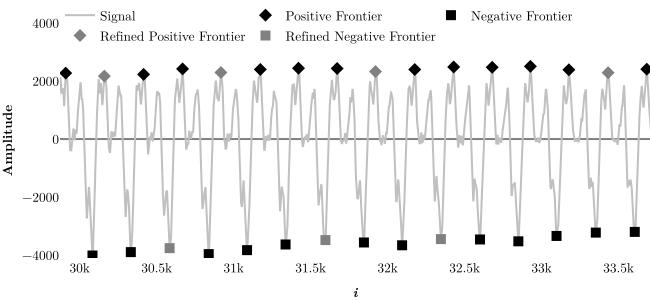

Recreate this plot in Python.
import plotly.graph_objects as go
import numpy as np
import signal_envelope as se
import sys

def refine_frontier(Xp, W):
  "find additional frontier points, and return an array with then, if found"
  if W[Xp[0]] >= 0:
    e = np.argmax
  else:
    e = np.argmin
  L = Xp[1:] - Xp[:-1]
  avgL = np.average(L)
  stdL = np.std(L)
  Xnew = []
  for i in range(1, Xp.size):
    x0 = int(Xp[i - 1])
    x1 = int(Xp[i])
    if x1 - x0 > avgL + 2 * stdL:
      Xzeroes = []
      currsign = np.sign(W[x0])
      for i in range(x0 + 1, x1):
        if currsign != np.sign(W[i]):
          Xzeroes.append(i)
          currsign = np.sign(W[i])
      if len(Xzeroes) > 1:
        Xnew.append(Xzeroes[0] + e(W[Xzeroes[0] : Xzeroes[-1]]))
  return np.array(Xnew, dtype=np.int)


'''==============='''
''' Read wav file '''
'''==============='''

name = "piano33"

W, fps = se.read_wav(f"C:/Users/tesse/Desktop/Files/Dropbox/0_Thesis/Python/Samples/{name}.wav")
W = W - np.average(W)
n = W.size
X = np.arange(n)

Xpos, Xneg = se.get_frontiers(W)

Xposnew = refine_frontier(Xpos, W)
Xnegnew = refine_frontier(Xneg, W)



'''============================================================================'''
'''                                    PLOT                                    '''
'''============================================================================'''
FONT = dict(
    family="Latin Modern Roman",
    color="black",
    size=13.3333
  )

'''Plotting'''
fig = go.Figure()
fig.layout.template ="plotly_white" 
fig.update_layout(
  xaxis_title="<b><i>i</i></b>",
  yaxis_title="<b>Amplitude</b>",
  legend=dict(orientation='h', yanchor='top', xanchor='left', y=1.1),
  margin=dict(l=0, r=0, b=0, t=0),
  font=FONT,
  titlefont=FONT
)
fig.layout.xaxis.title.font=FONT
fig.layout.yaxis.title.font=FONT
fig.update_xaxes(showline=False, showgrid=False, zeroline=False, range=[29872, 33704])
fig.update_yaxes(showline=False, showgrid=False, zerolinewidth=2, range=[-4100, 4000], zerolinecolor='gray')


fig.add_trace(
  go.Scatter(
    name="Signal", # <|<|<|<|<|<|<|<|<|<|<|<|
    x=X,
    y=W,
    mode="lines",
    line=dict(
        # size=8,
        color="silver",
        # showscale=False
    ),
    # visible = "legendonly"
  )
)

fig.add_trace(
  go.Scatter(
    name="Positive Frontier", # <|<|<|<|<|<|<|<|<|<|<|<|
    x=Xpos,
    y=W[Xpos],
    # fill="toself",
    mode="markers",
    marker_symbol="diamond",
    marker=dict(size=10, color="black"),
    # visible = "legendonly"
  )
)

fig.add_trace(
  go.Scatter(
    name="Negative Frontier", # <|<|<|<|<|<|<|<|<|<|<|<|
    x=Xneg,
    y=W[Xneg],
    # fill="toself",
    mode="markers",
    marker_symbol="square",
    marker=dict(size=10, color="black"),
    # visible = "legendonly"
  )
)

fig.add_trace(
  go.Scatter(
    name="Refined Positive Frontier", # <|<|<|<|<|<|<|<|<|<|<|<|
    x=Xposnew,
    y=W[Xposnew],
    # fill="toself",
    mode="markers",
    marker_symbol="diamond",
    marker=dict(size=10, color="gray"),
    # visible = "legendonly"
  )
)

fig.add_trace(
  go.Scatter(
    name="Refined Negative Frontier", # <|<|<|<|<|<|<|<|<|<|<|<|
    x=Xnegnew,
    y=W[Xnegnew],
    # fill="toself",
    mode="markers",
    marker_symbol="square",
    marker=dict(size=10, color="gray"),
    # visible = "legendonly"
  )
)


fig.show()
save_name = "./images/" + sys.argv[0].split('/')[-1].replace(".py", ".svg")
fig.write_image(save_name, width=650, height=300, engine="kaleido", format="svg")
print("saved:", save_name)
